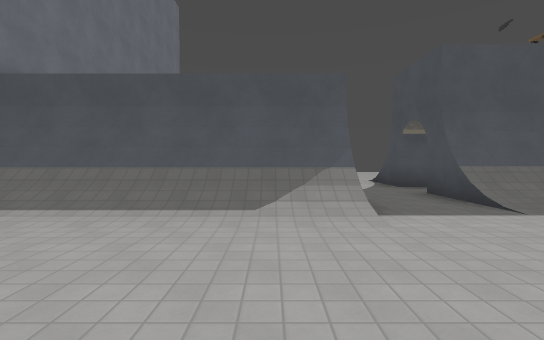
view 1 (above)

17 first-person views from a walk through a 3-D level made in the Godot game engine. The camera is 1.4 m above the floor, tilts 2° down and sees 85° across. The floor is counted in squares, 2 m on a side. Each view is taken from the middle of a square. On the plan, view 1 faces up. The plan holds only what a view shows up to about 10 squares ahead; the rest is blank. The place goes on beyond the plan. Surface patterns are stand-ins for the level's own textures.

view 2
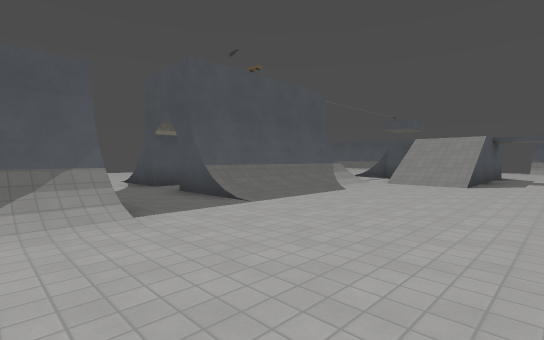

view 3
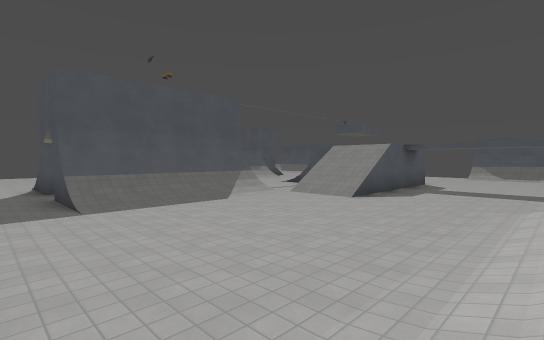

view 4
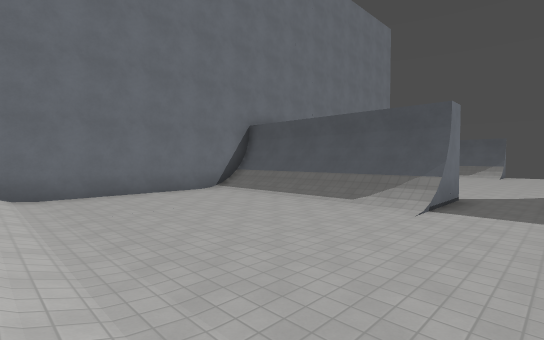

view 5
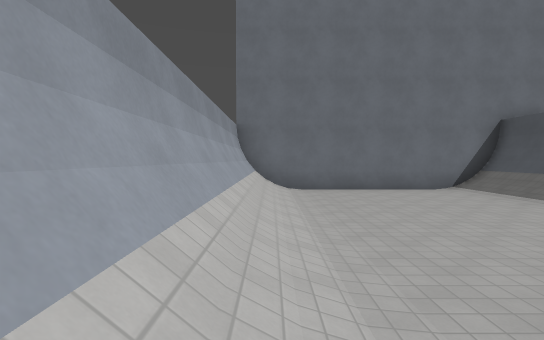

view 6
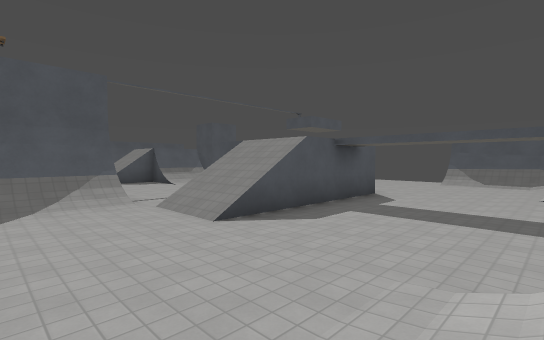

view 7
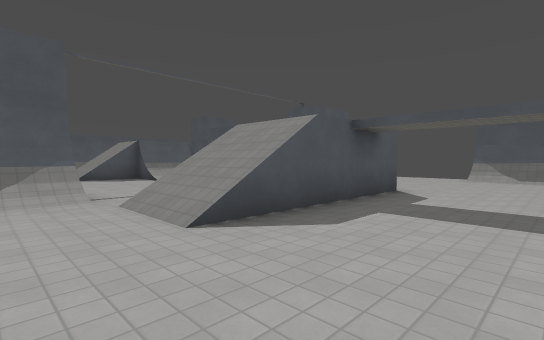

view 8
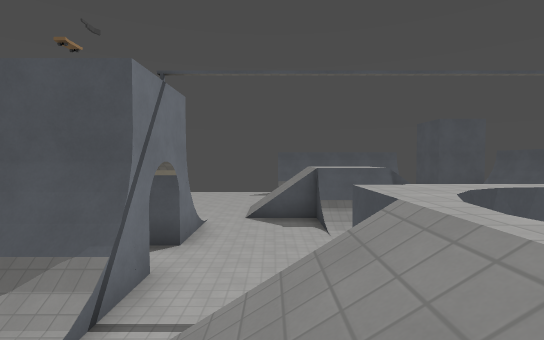

view 9
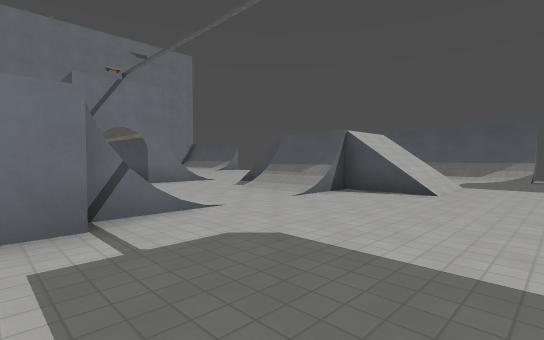

view 10
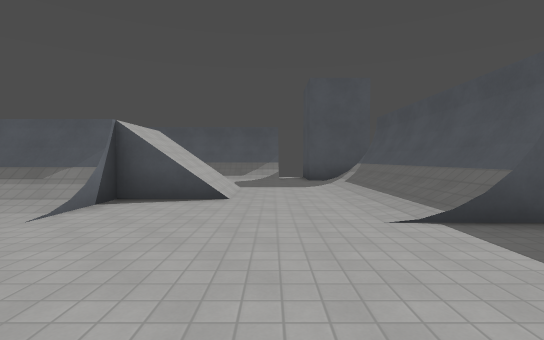

view 11
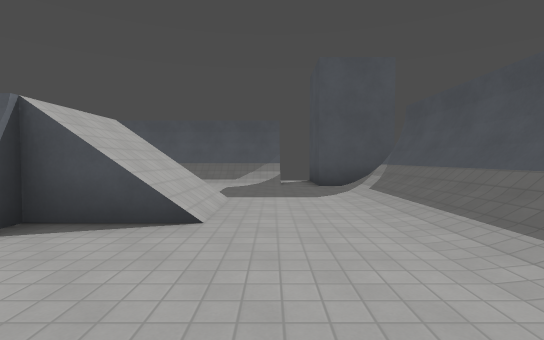

view 12
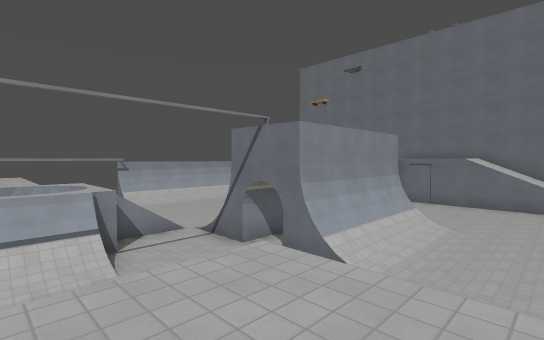

view 13
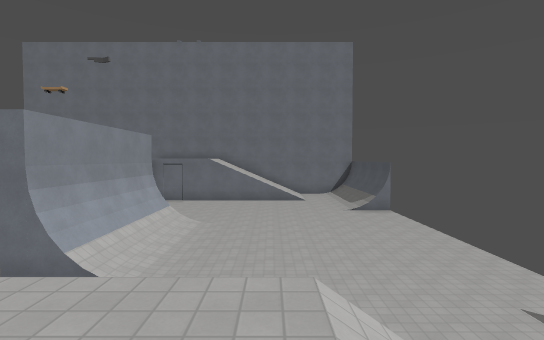

view 14
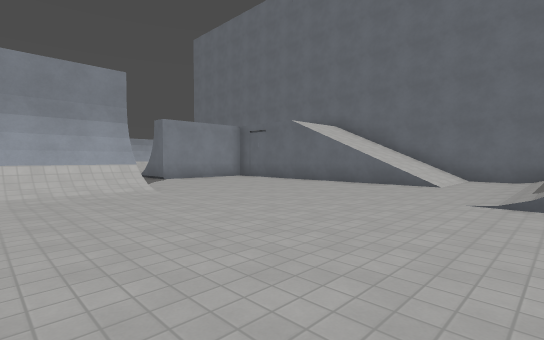

view 15
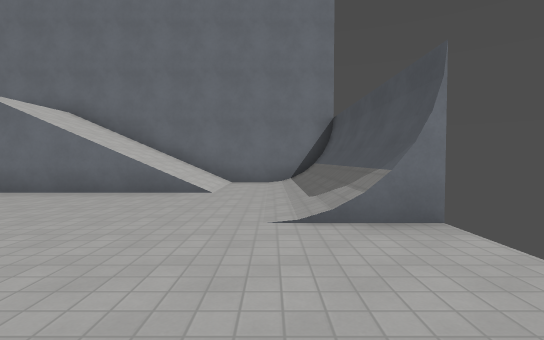

view 16
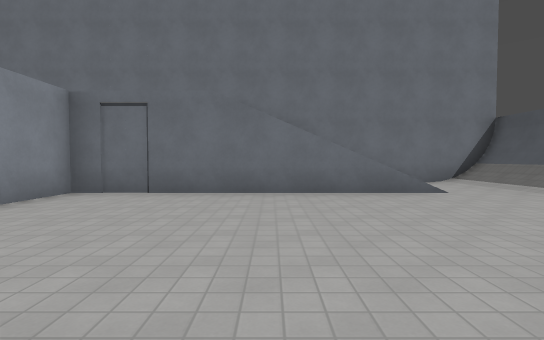

view 17
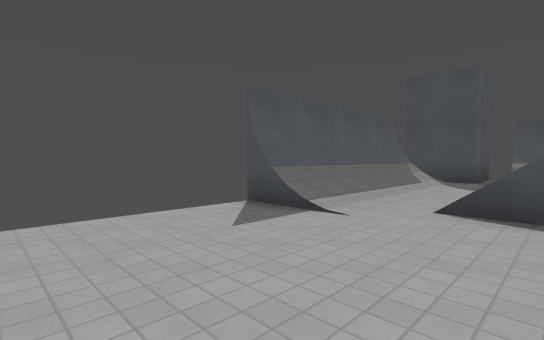

### Floor plan
Key: @ floor where view 1 was taken; # wall or solid block; x gap in a wall; . main floor; : floor 0.75 m higher than the main floor; + floor 2.75 m higher than the main floor; / step, stairs or slope; = window, fence, low wall or low ledge; v drop or lower ground.
Columns run from 6 left of view 1 to 19 right of it. Each row starts with its distance up from view 1.
 17 #######          #####x #
 16 #://////.........//////.#
 15 #.......................##
 14 #................///..../x
 13 #////............//  .../#
 12 #////...........//++//../#
 11 #////...........//++//../#
 10 #////...........//=#//../#
  9 #////....//////..///..../#
  8 #   /.....#####...........
  7 #   .......  ............
  6 #   ////..#####..///....
  5 ##vv===#.//////..#=#/...
  4 #///////./////////v /...
  3 #..............//v    ..
  2 #..............//+v//....
  1 #......................./#
  0 #.....@................./#
 -1 #......................./#
 -2 #//////////////......//
 -3 ##########

Where each view was taken, in squares from view 1:
view 1: 0 up, 0 right, facing up
view 2: 0 up, 0 right, facing up-right
view 3: 2 down, 2 right, facing up-right
view 4: 2 down, 3 right, facing up-left
view 5: 2 down, 4 right, facing left
view 6: 2 down, 6 right, facing up-right
view 7: 1 down, 7 right, facing up-right
view 8: 2 up, 10 right, facing up
view 9: 4 up, 17 right, facing up-left
view 10: 5 up, 16 right, facing up
view 11: 7 up, 16 right, facing up
view 12: 12 up, 13 right, facing down-left
view 13: 12 up, 13 right, facing left
view 14: 16 up, 6 right, facing down-left
view 15: 15 up, 4 right, facing left
view 16: 10 up, 4 right, facing left
view 17: 13 up, 7 right, facing up-right
